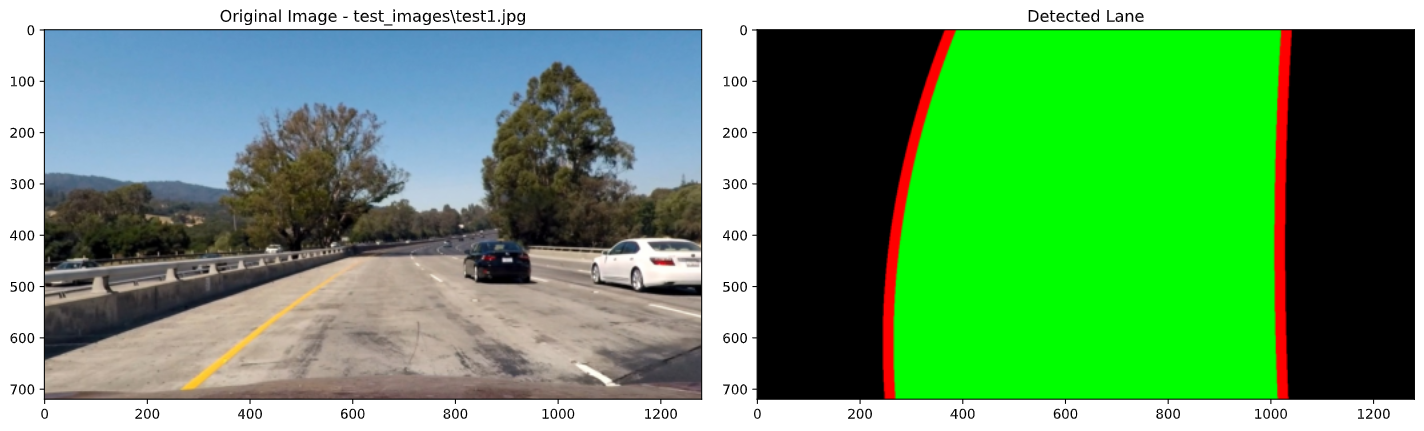
#> input picture assets/birds-eye-lane.png, 1424 x 431 px
$ python -i pipeline.py   (imports and definitions only)
#> lines starting #> are read from the running program, lines starting #| are printed output that depends on the picture
import cv2
import numpy as np

from .camera import Camera
from .lane import FindLanes
from .measurements import Measurements
from .threshold import Threshold
from .warp import Warp


class LaneDetection:
    def __init__(self):
        self._state = {}

    # [7 lines left out: function _push_lane_history, not called in this run]

    def detect(self, frame, **kwargs):

        result = np.copy(frame)

        # Undistort
        # => Returns undistorted image
        result = Camera.undistort(result, **kwargs)
        self._state["undistorted"] = result

        # Threshold
        # => Returns bionary image
        result = Threshold.combined_threshold(result, **kwargs)
        self._state["thresholded"] = result

        # Warp image
        # => Returns image & Warp matrices
        tx_s, tx_d = Warp.get_default_warp_points()
        result, M, M_inv = Warp.warp_image(result, tx_s, tx_d, **kwargs)
        self._state["tx_s"] = tx_s
        self._state["birds_eye"] = result

        # Find Lanes
        # => Returns left & right lane polyfit
        lane_history = self._state.get("lane_history", [])
        result = FindLanes.find_lane_lines(result, lane_history=lane_history, **kwargs)
        self._push_lane_history(result)

        # Fill Lanes
        # => Returns image with filled lanes in warped view
        result = self.draw_lane(frame.shape, result, **kwargs)
        self._state["filled_lane"] = result

        # Unwrap Lanes
        # => Returns the unwarped image with filled lanes
        result = Warp.unwarp_image(result, M_inv, **kwargs)
        self._state["final_result"] = result

        return {
            "result": result,
            "states": self._state,
        }

    def detect_and_render(
        self,
        frame,
        draw_metrics=True,
        draw_gradient=False,
        draw_lane_search=False,
        **kwargs,
    ):
        combine_with_original = True

        # Run lane detection
        lane_detection_result = self.detect(frame, **kwargs)
        # Extract result & undistorted source image
        result_img = lane_detection_result["result"]
        undistorted_src = np.copy(lane_detection_result["states"]["undistorted"])

        # Draw gradient lines
        if draw_gradient:
            grad = lane_detection_result["states"]["thresholded"]
            grad = np.dstack([grad, grad, grad])
            undistorted_src = cv2.addWeighted(undistorted_src, 1, grad, 0.8, 0)

        # If we need to draw search lines
        if not draw_gradient and draw_lane_search:
            birds_eye = lane_detection_result["states"]["birds_eye"]
            last_detected_lane = lane_detection_result["states"]["lane_history"][-1]
            search_type = last_detected_lane["search_result"]["type"]

            # Rendering search will replace the original frame with birds eye view
            combine_with_original = False

            if last_detected_lane and search_type == "histogram_search":
                undistorted_src = self.draw_search_histogram(
                    birds_eye, last_detected_lane
                )
            elif last_detected_lane and search_type == "focused_search":
                undistorted_src = self.draw_search_region(birds_eye, last_detected_lane)

        # Merge
        if combine_with_original:
            undistorted_src = cv2.addWeighted(undistorted_src, 1, result_img, 0.25, 0)

        # draw radius of curvature & offset
        if draw_metrics:
            self.draw_metrics(undistorted_src, lane_detection_result)

        return undistorted_src, frame

    # [107 lines left out: functions draw_lane, draw_search_histogram, draw_search_region, draw_metrics, not called in this run]

>>> import cv2
>>> picture = cv2.imread('../assets/birds-eye-lane.png', cv2.IMREAD_GRAYSCALE)
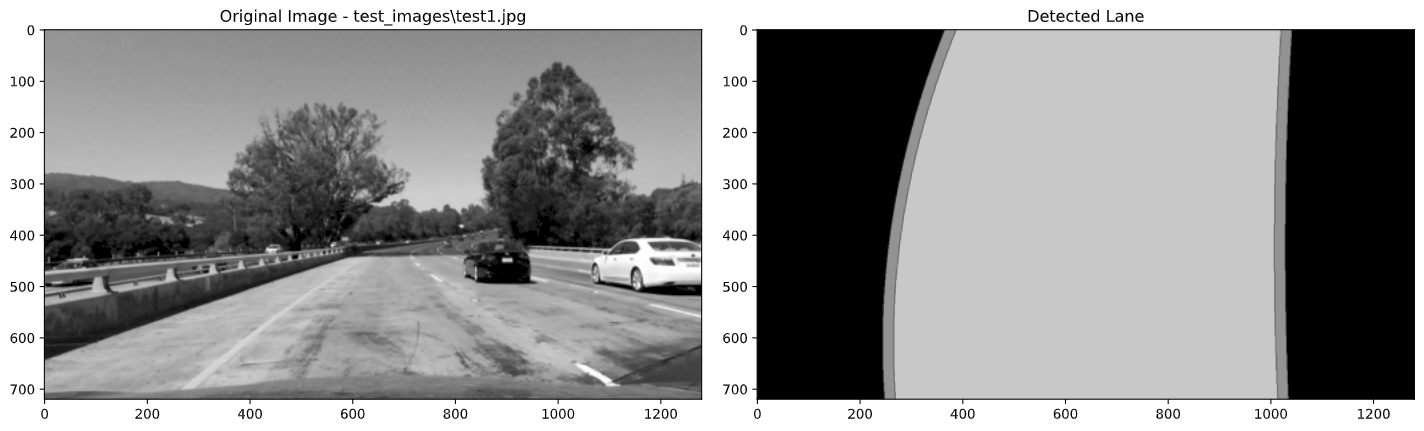
#> picture: shape (431, 1424); min 0, max 255, mean 146.8
>>> result = LaneDetection().detect_and_render(picture)
#> (the run stopped early here; a loop or call above may not have finished)

$ run again, on assets/birds-eye.png
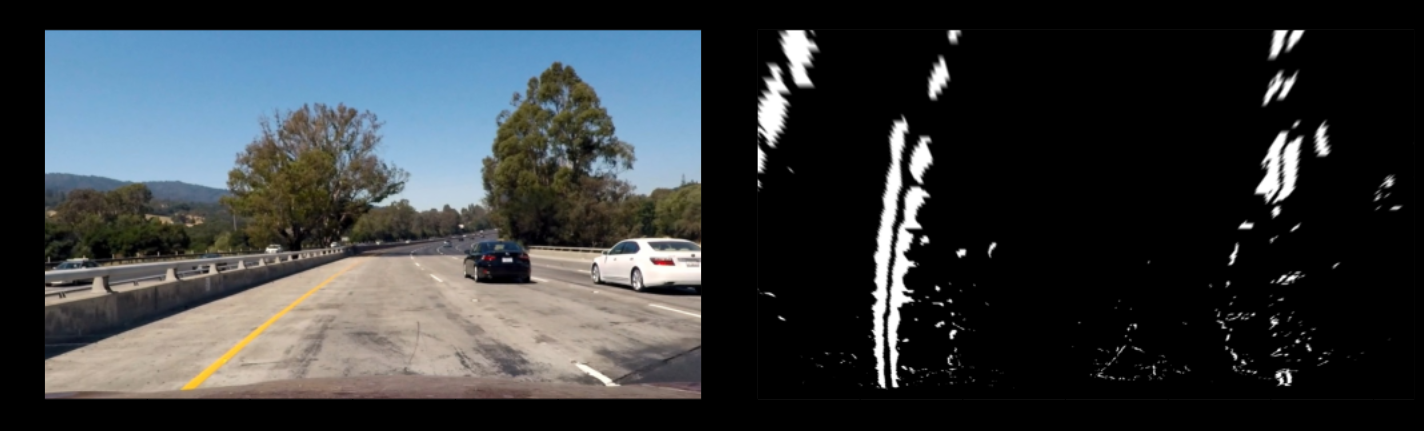
#> input picture assets/birds-eye.png, 1424 x 431 px
#> `picture = cv2.imread('../assets/birds-eye-lane.png', cv2.IMREAD_GRAYSC..`:
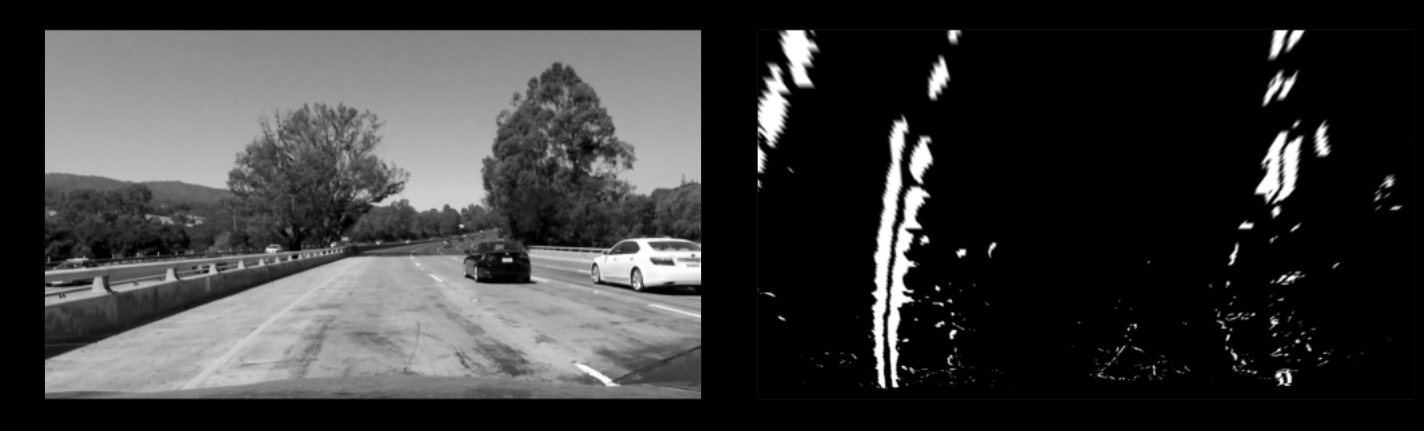
#> picture: shape (431, 1424); min 0, max 255, mean 55.7

$ run again, on assets/histogram-search.png
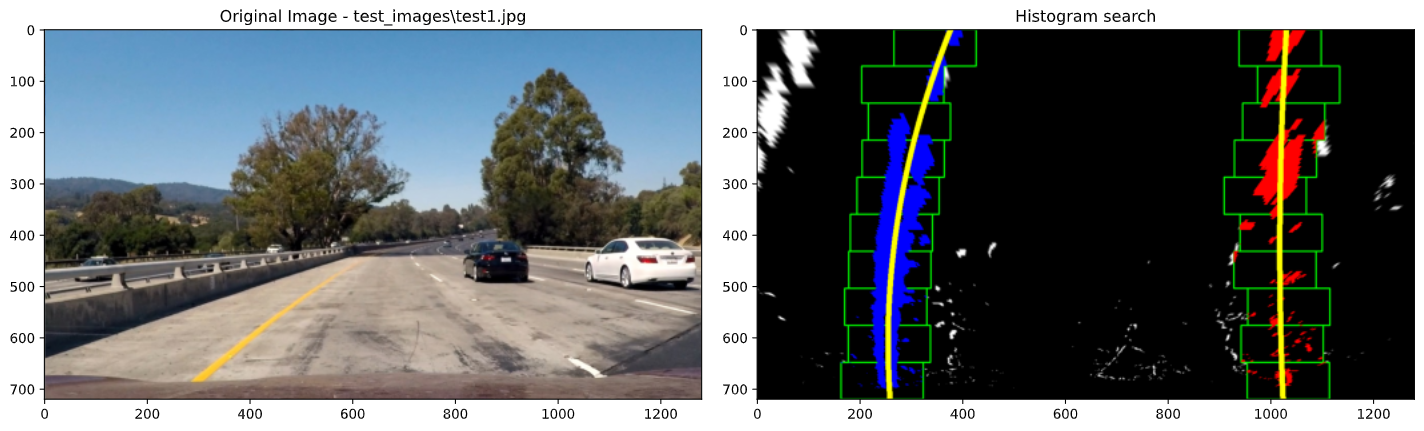
#> input picture assets/histogram-search.png, 1424 x 431 px
#> `picture = cv2.imread('../assets/birds-eye-lane.png', cv2.IMREAD_GRAYSC..`:
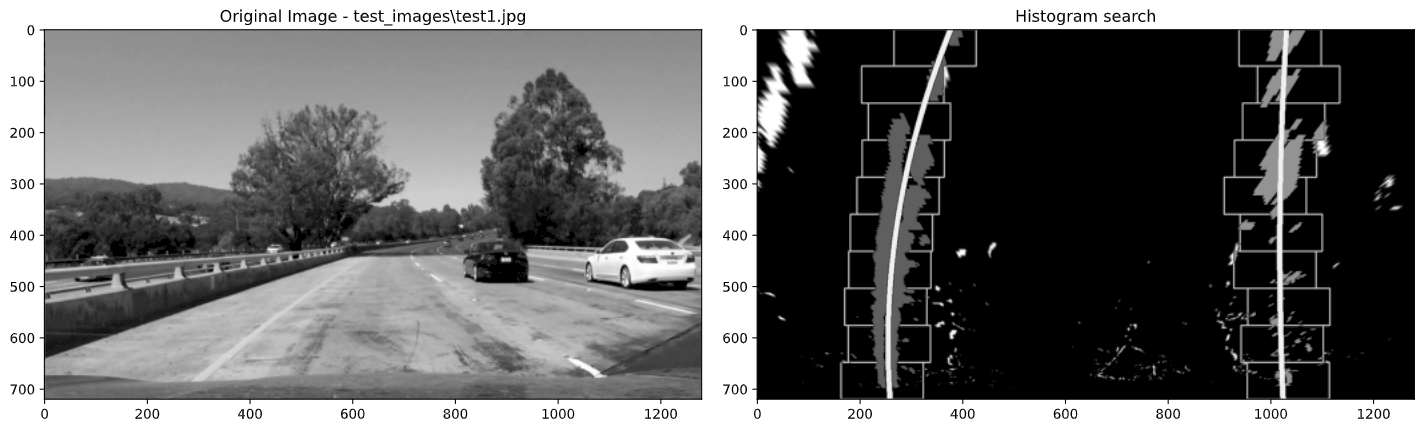
#> picture: shape (431, 1424); min 0, max 255, mean 107.4
